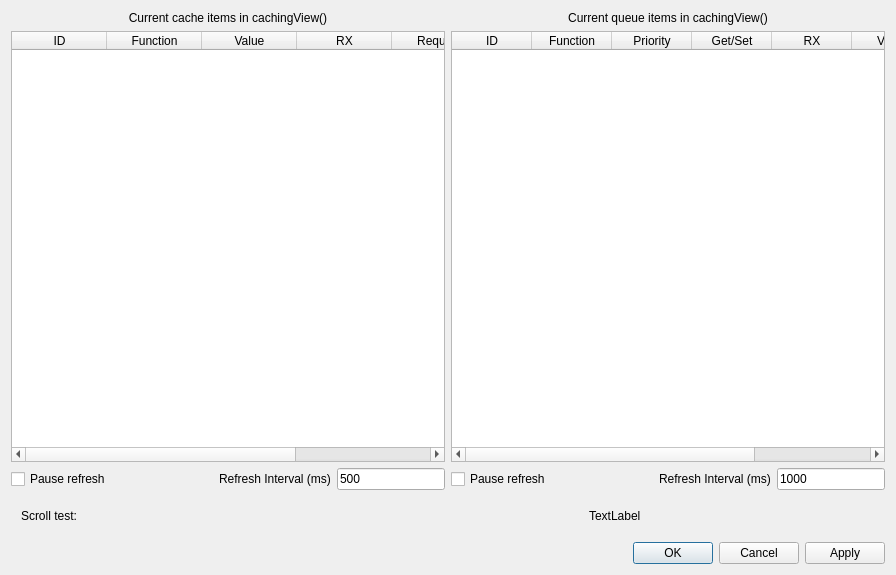
<?xml version="1.0" encoding="UTF-8"?>
<ui version="4.0">
 <class>debugWindow</class>
 <widget class="QDialog" name="debugWindow">
  <property name="geometry">
   <rect>
    <x>0</x>
    <y>0</y>
    <width>896</width>
    <height>575</height>
   </rect>
  </property>
  <property name="windowTitle">
   <string>Dialog</string>
  </property>
  <layout class="QVBoxLayout" name="verticalLayout_2">
   <item>
    <layout class="QHBoxLayout" name="horizontalLayout_2">
     <item>
      <widget class="QLabel" name="cacheLabel">
       <property name="text">
        <string>Current cache items in cachingView()</string>
       </property>
       <property name="alignment">
        <set>Qt::AlignmentFlag::AlignCenter</set>
       </property>
      </widget>
     </item>
     <item>
      <widget class="QLabel" name="queueLabel">
       <property name="text">
        <string>Current queue items in cachingView()</string>
       </property>
       <property name="alignment">
        <set>Qt::AlignmentFlag::AlignCenter</set>
       </property>
      </widget>
     </item>
    </layout>
   </item>
   <item>
    <layout class="QVBoxLayout" name="verticalLayout">
     <item>
      <layout class="QHBoxLayout" name="horizontalLayout">
       <item>
        <widget class="QTableWidget" name="cacheView">
         <property name="editTriggers">
          <set>QAbstractItemView::EditTrigger::NoEditTriggers</set>
         </property>
         <property name="alternatingRowColors">
          <bool>true</bool>
         </property>
         <property name="sortingEnabled">
          <bool>true</bool>
         </property>
         <attribute name="horizontalHeaderDefaultSectionSize">
          <number>95</number>
         </attribute>
         <attribute name="horizontalHeaderStretchLastSection">
          <bool>true</bool>
         </attribute>
         <attribute name="verticalHeaderShowSortIndicator" stdset="0">
          <bool>false</bool>
         </attribute>
         <column>
          <property name="text">
           <string>ID</string>
          </property>
         </column>
         <column>
          <property name="text">
           <string>Function</string>
          </property>
         </column>
         <column>
          <property name="text">
           <string>Value</string>
          </property>
         </column>
         <column>
          <property name="text">
           <string>RX</string>
          </property>
         </column>
         <column>
          <property name="text">
           <string>Request</string>
          </property>
         </column>
         <column>
          <property name="text">
           <string>Reply</string>
          </property>
         </column>
        </widget>
       </item>
       <item>
        <widget class="QTableWidget" name="queueView">
         <property name="editTriggers">
          <set>QAbstractItemView::EditTrigger::NoEditTriggers</set>
         </property>
         <attribute name="horizontalHeaderDefaultSectionSize">
          <number>80</number>
         </attribute>
         <column>
          <property name="text">
           <string>ID</string>
          </property>
         </column>
         <column>
          <property name="text">
           <string>Function</string>
          </property>
         </column>
         <column>
          <property name="text">
           <string>Priority</string>
          </property>
         </column>
         <column>
          <property name="text">
           <string>Get/Set</string>
          </property>
         </column>
         <column>
          <property name="text">
           <string>RX</string>
          </property>
         </column>
         <column>
          <property name="text">
           <string>Value</string>
          </property>
         </column>
         <column>
          <property name="text">
           <string>Recurring</string>
          </property>
         </column>
        </widget>
       </item>
      </layout>
     </item>
     <item>
      <layout class="QHBoxLayout" name="horizontalLayout_3">
       <item>
        <widget class="QCheckBox" name="cachePause">
         <property name="text">
          <string>Pause refresh</string>
         </property>
        </widget>
       </item>
       <item>
        <spacer name="horizontalSpacer">
         <property name="orientation">
          <enum>Qt::Orientation::Horizontal</enum>
         </property>
         <property name="sizeHint" stdset="0">
          <size>
           <width>40</width>
           <height>20</height>
          </size>
         </property>
        </spacer>
       </item>
       <item>
        <widget class="QLabel" name="label">
         <property name="text">
          <string>Refresh Interval (ms)</string>
         </property>
        </widget>
       </item>
       <item>
        <widget class="QLineEdit" name="cacheInterval">
         <property name="inputMask">
          <string>99999</string>
         </property>
         <property name="text">
          <string>500</string>
         </property>
        </widget>
       </item>
       <item>
        <widget class="QCheckBox" name="queuePause">
         <property name="text">
          <string>Pause refresh</string>
         </property>
        </widget>
       </item>
       <item>
        <spacer name="horizontalSpacer_2">
         <property name="orientation">
          <enum>Qt::Orientation::Horizontal</enum>
         </property>
         <property name="sizeHint" stdset="0">
          <size>
           <width>40</width>
           <height>20</height>
          </size>
         </property>
        </spacer>
       </item>
       <item>
        <widget class="QLabel" name="label_2">
         <property name="text">
          <string>Refresh Interval (ms)</string>
         </property>
        </widget>
       </item>
       <item>
        <widget class="QLineEdit" name="queueInterval">
         <property name="sizePolicy">
          <sizepolicy hsizetype="Expanding" vsizetype="Fixed">
           <horstretch>0</horstretch>
           <verstretch>0</verstretch>
          </sizepolicy>
         </property>
         <property name="inputMask">
          <string>99999</string>
         </property>
         <property name="text">
          <string>1000</string>
         </property>
        </widget>
       </item>
      </layout>
     </item>
     <item>
      <layout class="QHBoxLayout" name="horizontalLayout_4">
       <property name="leftMargin">
        <number>10</number>
       </property>
       <property name="topMargin">
        <number>10</number>
       </property>
       <property name="rightMargin">
        <number>10</number>
       </property>
       <property name="bottomMargin">
        <number>10</number>
       </property>
       <item>
        <widget class="QLabel" name="label_4">
         <property name="text">
          <string>Scroll test:</string>
         </property>
        </widget>
       </item>
       <item>
        <widget class="scrolltest" name="scrolltester" native="true">
         <property name="sizePolicy">
          <sizepolicy hsizetype="Fixed" vsizetype="Preferred">
           <horstretch>0</horstretch>
           <verstretch>0</verstretch>
          </sizepolicy>
         </property>
         <property name="minimumSize">
          <size>
           <width>500</width>
           <height>0</height>
          </size>
         </property>
         <property name="maximumSize">
          <size>
           <width>500</width>
           <height>16777215</height>
          </size>
         </property>
        </widget>
       </item>
       <item>
        <widget class="QLabel" name="scrollTestLabel">
         <property name="text">
          <string>TextLabel</string>
         </property>
        </widget>
       </item>
       <item>
        <spacer name="horizontalSpacer_3">
         <property name="orientation">
          <enum>Qt::Orientation::Horizontal</enum>
         </property>
         <property name="sizeHint" stdset="0">
          <size>
           <width>40</width>
           <height>20</height>
          </size>
         </property>
        </spacer>
       </item>
      </layout>
     </item>
     <item>
      <widget class="QDialogButtonBox" name="buttonBox">
       <property name="orientation">
        <enum>Qt::Orientation::Horizontal</enum>
       </property>
       <property name="standardButtons">
        <set>QDialogButtonBox::StandardButton::Apply|QDialogButtonBox::StandardButton::Cancel|QDialogButtonBox::StandardButton::Ok</set>
       </property>
      </widget>
     </item>
    </layout>
   </item>
  </layout>
 </widget>
 <customwidgets>
  <customwidget>
   <class>scrolltest</class>
   <extends>QWidget</extends>
   <header>scrolltest.h</header>
   <container>1</container>
  </customwidget>
 </customwidgets>
 <resources/>
 <connections>
  <connection>
   <sender>buttonBox</sender>
   <signal>accepted()</signal>
   <receiver>debugWindow</receiver>
   <slot>accept()</slot>
   <hints>
    <hint type="sourcelabel">
     <x>248</x>
     <y>254</y>
    </hint>
    <hint type="destinationlabel">
     <x>157</x>
     <y>274</y>
    </hint>
   </hints>
  </connection>
  <connection>
   <sender>buttonBox</sender>
   <signal>rejected()</signal>
   <receiver>debugWindow</receiver>
   <slot>reject()</slot>
   <hints>
    <hint type="sourcelabel">
     <x>316</x>
     <y>260</y>
    </hint>
    <hint type="destinationlabel">
     <x>286</x>
     <y>274</y>
    </hint>
   </hints>
  </connection>
 </connections>
</ui>
